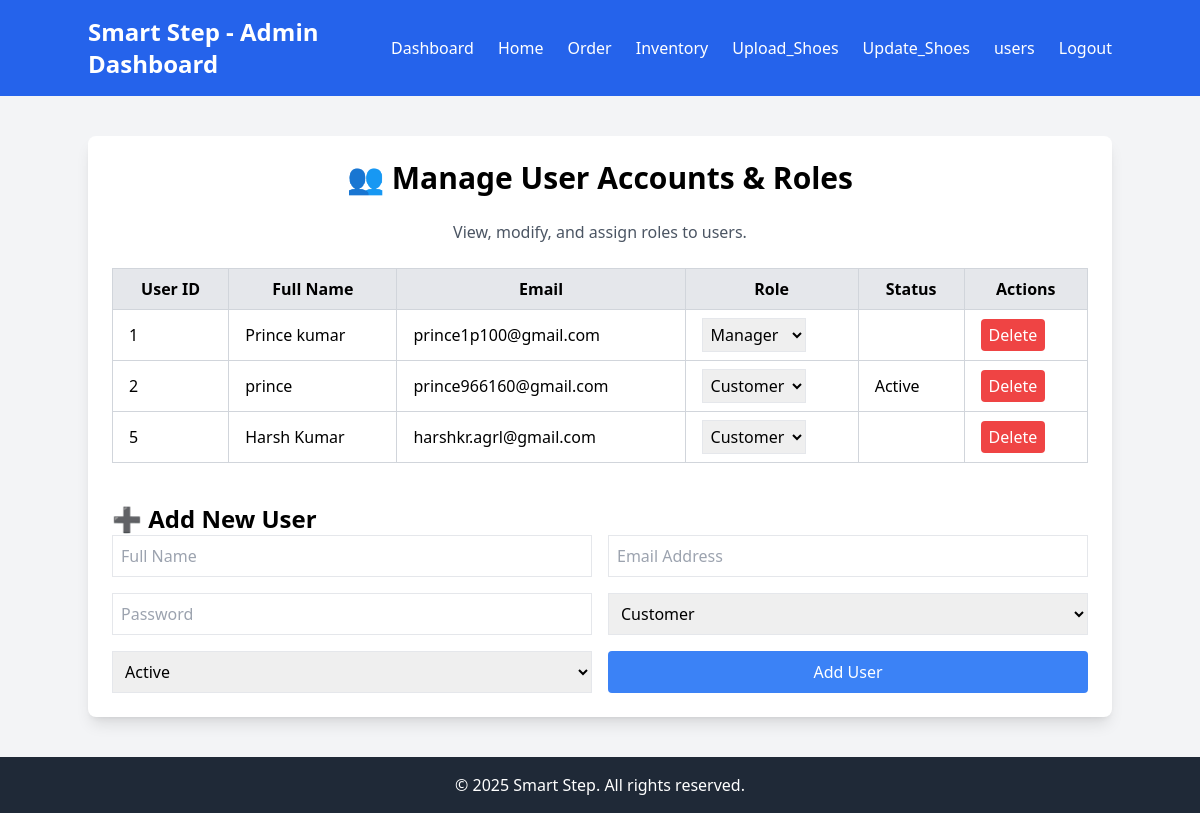
The app's page /users.php, older data.
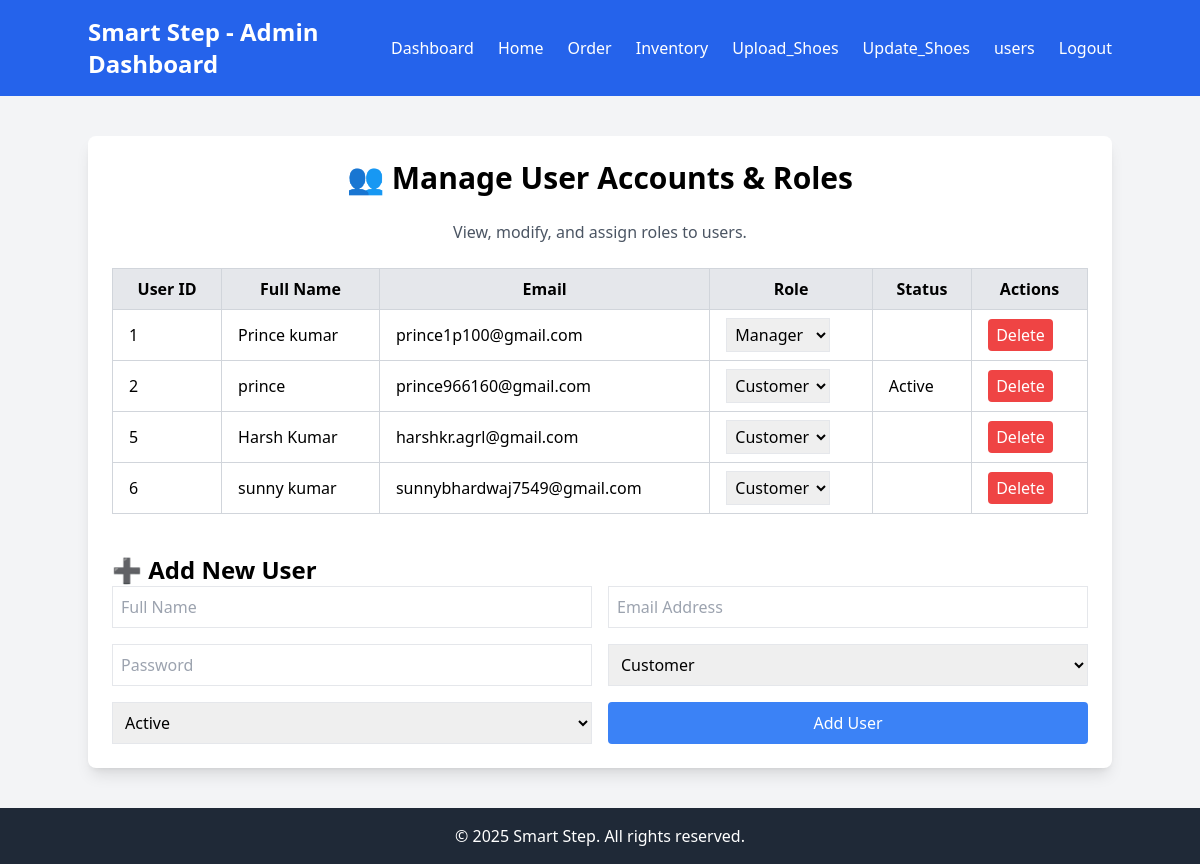
The same page, newer data.
### tables this page shows
CREATE TABLE `users` (
  `id` int(11) NOT NULL,
  `full_name` varchar(255) NOT NULL,
  `email` varchar(255) NOT NULL,
  `password` varchar(255) NOT NULL,
  `role` enum('Customer','Manager','Admin') NOT NULL DEFAULT 'Customer',
  `status` enum('Active','Suspended','Deleted') NOT NULL DEFAULT 'Active',
  `created_at` timestamp NOT NULL DEFAULT current_timestamp()
);

### src/users.php (the view, shortened to what this page needs)
<!DOCTYPE html>
<html lang="en">
<head>
    <script src="https://cdn.tailwindcss.com"></script>
</head>
<body class="bg-gray-100">
    <nav class="bg-blue-600 p-4 text-white">
        <div class="container mx-auto flex justify-between items-center">
            <h1 class="text-2xl font-bold">Smart Step - Admin Dashboard</h1>
            <ul class="flex space-x-6">
                <li><a href="admin.php" class="hover:underline">Dashboard</a></li>
                <li><a href="index.php" class="hover:underline">Home</a></li>
                <li><a href="order.php" class="hover:underline">Order</a></li>
                <li><a href="inventory.php" class="hover:underline">Inventory</a></li>
                <li><a href="upload_product.php" class="hover:underline">Upload_Shoes</a></li>
                <li><a href="update_quantity.php" class="hover:underline">Update_Shoes</a></li>
                <li><a href="users.php" class="hover:underline">users</a></li>
                <li><a href="logout.php" class="hover:underline">Logout</a></li>
            </ul>
        </div>
    </nav>
    <section class="container mx-auto my-10 p-6 bg-white shadow-lg rounded-lg">
        <h2 class="text-3xl font-bold text-center mb-6">👥 Manage User Accounts & Roles</h2>
        <p class="text-gray-600 text-center mb-6">View, modify, and assign roles to users.</p>
        <table class="w-full border-collapse border border-gray-300 bg-white">
            <thead>
                <tr class="bg-gray-200">
                    <th class="border border-gray-300 px-4 py-2">User ID</th>
                    <th class="border border-gray-300 px-4 py-2">Full Name</th>
                    <th class="border border-gray-300 px-4 py-2">Email</th>
                    <th class="border border-gray-300 px-4 py-2">Role</th>
                    <th class="border border-gray-300 px-4 py-2">Status</th>
                    <th class="border border-gray-300 px-4 py-2">Actions</th>
                </tr>
            </thead>
            <tbody>
                <?php
                $conn = new mysqli("localhost", "root", "", "smart_step_db");
                $result = $conn->query("SELECT * FROM users");
                while ($row = $result->fetch_assoc()) {
                    echo "<tr>
                            <td class='border border-gray-300 px-4 py-2'>{$row['id']}</td>
                            <td class='border border-gray-300 px-4 py-2'>{$row['full_name']}</td>
                            <td class='border border-gray-300 px-4 py-2'>{$row['email']}</td>
                            <td class='border border-gray-300 px-4 py-2'>
                                <form method='POST' class='inline'>
                                    <input type='hidden' name='user_id' value='{$row['id']}'>
                                    <select name='role' class='border p-1' onchange='this.form.submit()'>
                                        <option " . ($row['role'] == 'Customer' ? 'selected' : '') . ">Customer</option>
                                        <option " . ($row['role'] == 'Manager' ? 'selected' : '') . ">Manager</option>
                                        <option " . ($row['role'] == 'Admin' ? 'selected' : '') . ">Admin</option>
                                    </select>
                                    <input type='hidden' name='update_role' value='1'>
                                </form>
                            </td>
                            <td class='border border-gray-300 px-4 py-2'>{$row['status']}</td>
                            <td class='border border-gray-300 px-4 py-2'>
                                <form method='POST' class='inline'>
                                    <input type='hidden' name='user_id' value='{$row['id']}'>
                                    <button type='submit' name='delete' class='bg-red-500 text-white px-2 py-1 rounded'>Delete</button>
                                </form>
                            </td>
                          </tr>";
                }
                ?>
            </tbody>
        </table>
        <div class="mt-10">
            <h3 class="text-2xl font-bold">➕ Add New User</h3>
            <form method="POST" class="grid grid-cols-2 gap-4">
                <input type="text" name="full_name" placeholder="Full Name" required class="border p-2">
                <input type="email" name="email" placeholder="Email Address" required class="border p-2">
                <input type="password" name="password" placeholder="Password" required class="border p-2">
                <select name="role" class="border p-2">
                    <option>Customer</option>
                </select>
                <select name="status" class="border p-2">
                    <option>Active</option>
                </select>
                <button type="submit" name="add_user" class="bg-blue-500 text-white px-4 py-2 rounded">Add User</button>
            </form>
        </div>
    </section>
    <footer class="bg-gray-800 text-white text-center p-4 mt-10">
        <p>&copy; 2025 Smart Step. All rights reserved.</p>
    </footer>
</body>
</html>

Row changes from the older to the newer data that the page shows:
added users: id "6", full_name "sunny kumar", email "sunnybhardwaj7549@gmail.com", role "Customer"
